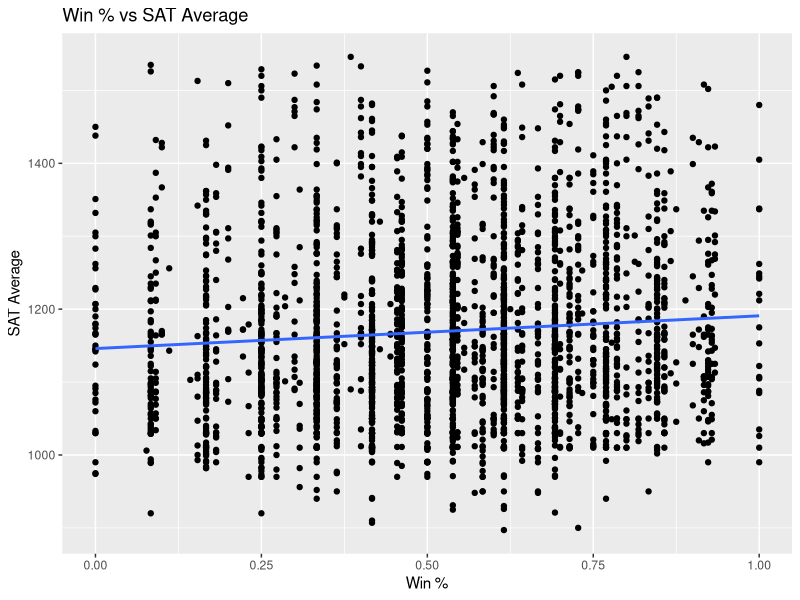
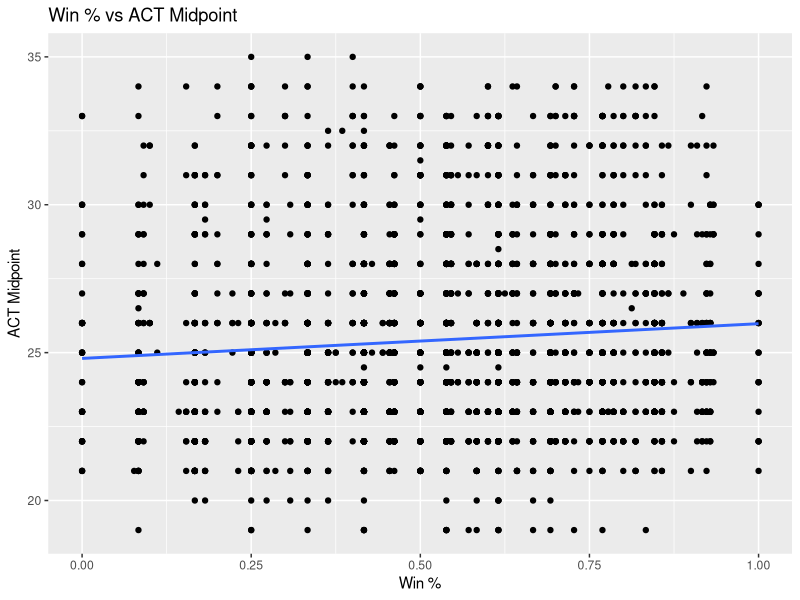
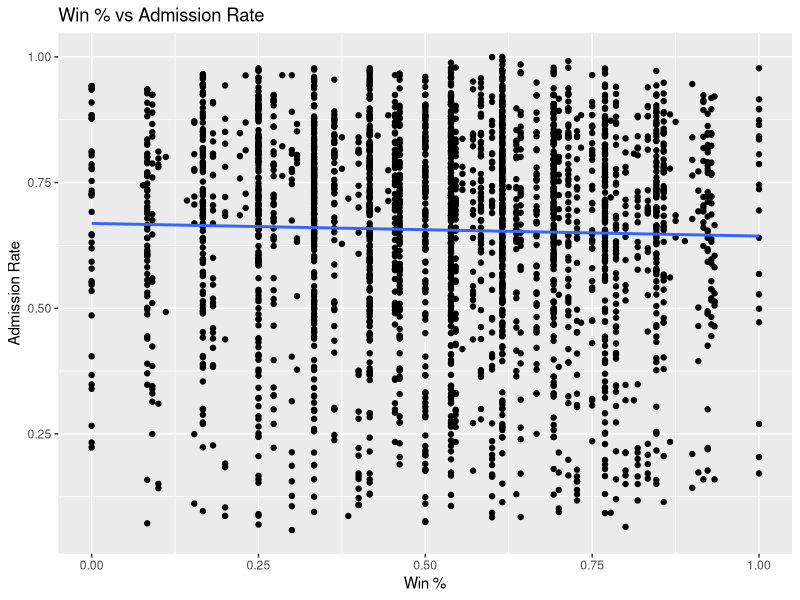
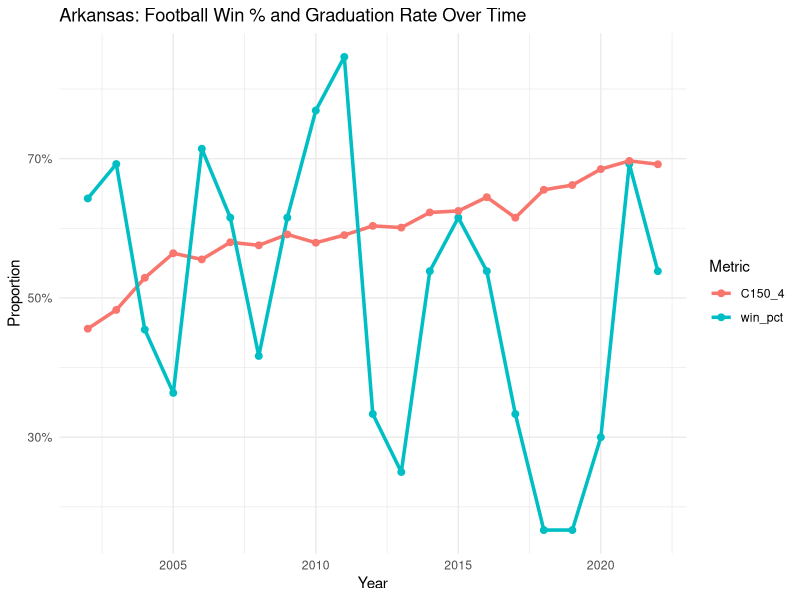
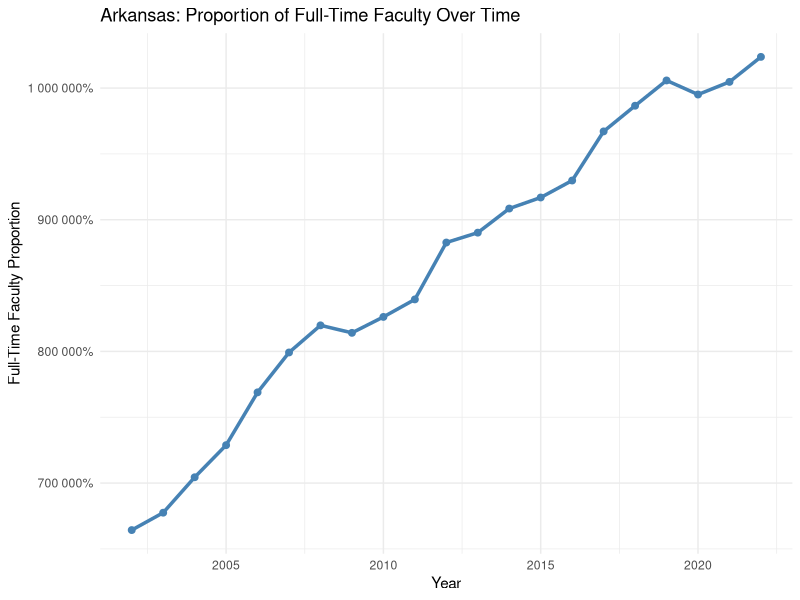
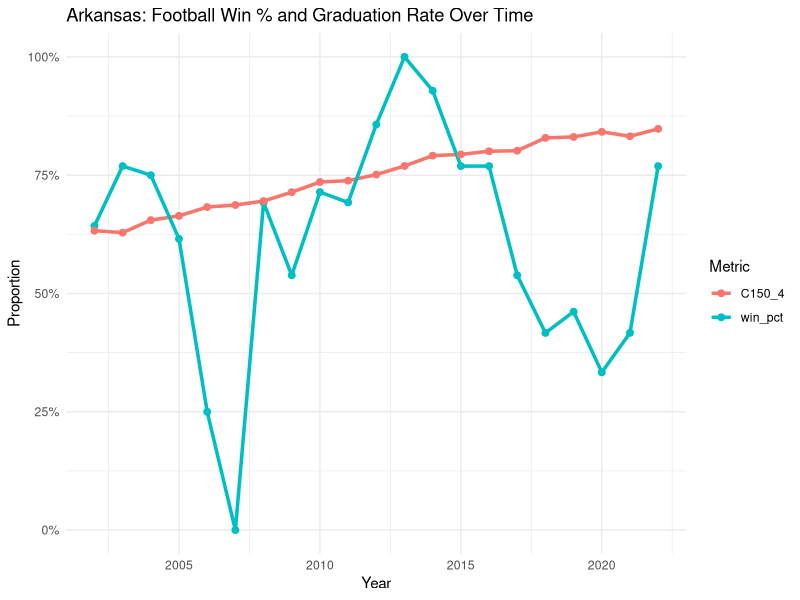
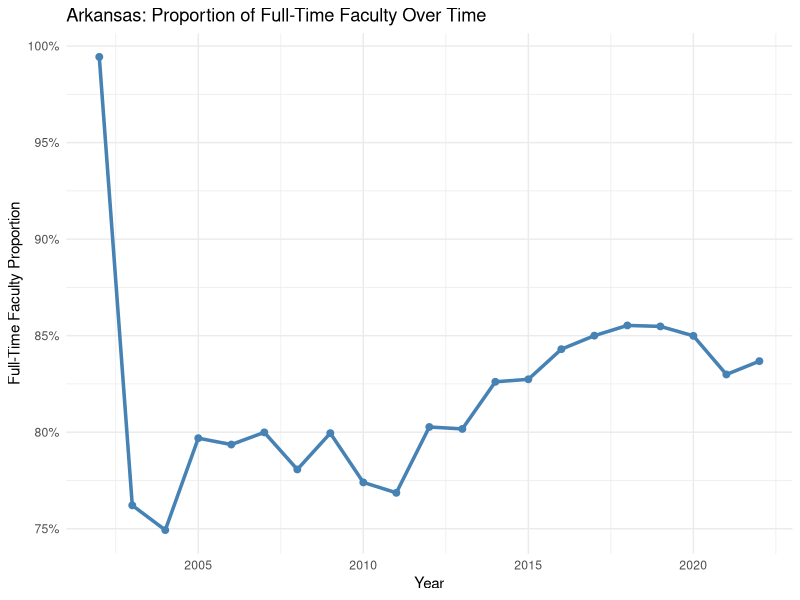
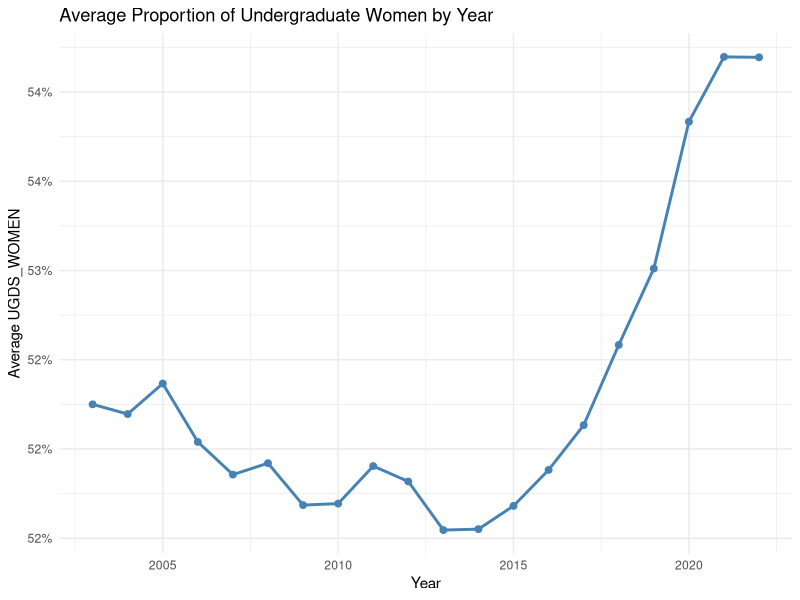

Source code (R) for these figures, in order:
## ---- chunk 1
library(tidyverse)
library(ggplot2)
library(dplyr)
library(glmnet)
## ---- chunk 2
# Alabama spent 12 million in 2023 (which if not for donations would be a defecit)

df <- read_csv("merged_data.csv")
## ---- chunk 3
# Calculate a win percentage column
df$win_pct <- df$won / (df$won + df$lost + df$tied)
## ---- chunk 4
df_subset <- df %>%
  select(win_pct, ADM_RATE, SAT_AVG, ACTCMMID)

cor_matrix <- cor(df_subset, use = "complete.obs")
print(cor_matrix)
## ---- chunk 5
ggplot(df, aes(x = win_pct, y = SAT_AVG)) +
  geom_point() +
  geom_smooth(method = "lm", se = FALSE) +
  labs(title = "Win % vs SAT Average", x = "Win %", y = "SAT Average")

ggplot(df, aes(x = win_pct, y = ACTCMMID)) +
  geom_point() +
  geom_smooth(method = "lm", se = FALSE) +
  labs(title = "Win % vs ACT Midpoint", x = "Win %", y = "ACT Midpoint")

ggplot(df, aes(x = win_pct, y = ADM_RATE)) +
  geom_point() +
  geom_smooth(method = "lm", se = FALSE) +
  labs(title = "Win % vs Admission Rate", x = "Win %", y = "Admission Rate")

## ---- chunk 6
summary(lm(SAT_AVG ~ win_pct, data = df))
summary(lm(ACTCMMID ~ win_pct, data = df))
summary(lm(ADM_RATE ~ win_pct, data = df))

## ---- chunk 7
model <- lm(SAT_AVG ~ win_pct + UGDS + TUITIONFEE_IN + AVGFACSAL + PFTFAC + 
              UGDS_BLACK + UGDS_HISP + UGDS_ASIAN + factor(year), data = df)
#ACTCMMID
#SAT_AVG
summary(model)
## ---- chunk 8
model <- lm(UGDS_MEN ~ win_pct + UGDS + TUITIONFEE_IN + AVGFACSAL + 
              PFTFAC + UGDS_BLACK + UGDS_HISP + UGDS_ASIAN + 
              factor(year), data = df)

summary(model)
## ---- chunk 9
# Retention (2 year)
model_ret <- lm(RET_FT4 ~ win_pct + UGDS + TUITIONFEE_IN + AVGFACSAL + 
                  PFTFAC + 
                  factor(year), data = df)

summary(model_ret)

## ---- chunk 10
# Graduation rate
model_grad <- lm(C150_4 ~ win_pct + UGDS + TUITIONFEE_IN + AVGFACSAL + 
                   PFTFAC + UGDS_BLACK + UGDS_HISP + UGDS_ASIAN + 
                   factor(year), data = df)

summary(model_grad)

## ---- chunk 11
# Step 0: Drop rows with missing values in any relevant variable
df_complete <- na.omit(df[, c("C150_4", "win_pct", "UGDS", "TUITIONFEE_IN", "AVGFACSAL", 
                              "PFTFAC", "UGDS_BLACK", "UGDS_HISP", "UGDS_ASIAN", "year")])

# Step 1: Create model matrix
X <- model.matrix(C150_4 ~ win_pct + UGDS + TUITIONFEE_IN + AVGFACSAL + 
                    PFTFAC + UGDS_BLACK + UGDS_HISP + UGDS_ASIAN + 
                    factor(year), data = df_complete)[, -1]

# Step 2: Define outcome variable
y <- df_complete$C150_4

# Step 3: Identify which columns are year dummies
year_cols <- grepl("factor\\(year\\)", colnames(X))

# Step 4: Set penalty factor
penalty <- ifelse(year_cols, 0, 1)

# Step 5: Run cross-validated LASSO
library(glmnet)
cv_model <- cv.glmnet(X, y, alpha = 1, penalty.factor = penalty, standardize = TRUE)

# Step 6: Fit final model
lasso_model <- glmnet(X, y, alpha = 1, lambda = cv_model$lambda.min, penalty.factor = penalty)

# Step 7: Show coefficients
coef(lasso_model)

## ---- chunk 12
model <- lm(UGDS_BLACK ~ win_pct + TUITIONFEE_IN + factor(year), data = df)
summary(model)
## ---- chunk 13
model_grad <- lm(C150_4 ~ win_pct + UGDS + TUITIONFEE_IN + AVGFACSAL + 
                   PFTFAC + factor(year), data = df)

summary(model_grad)
## ---- chunk 14
mean(df$C150_4)

## ---- chunk 15
library(ggplot2)
library(dplyr)
library(tidyr)

# Step 1: Filter for Arkansas
arkansas_df <- df %>%
  filter(team == "Arkansas") %>%
  select(year, win_pct, C150_4)

# Step 2: Reshape data to long format for ggplot
arkansas_long <- arkansas_df %>%
  pivot_longer(cols = c(win_pct, C150_4), names_to = "Metric", values_to = "Value")

# Step 3: Plot
ggplot(arkansas_long, aes(x = year, y = Value, color = Metric)) +
  geom_line(size = 1.2) +
  geom_point(size = 2) +
  scale_y_continuous(labels = scales::percent_format(accuracy = 1)) +
  labs(title = "Arkansas: Football Win % and Graduation Rate Over Time",
       x = "Year",
       y = "Proportion",
       color = "Metric") +
  theme_minimal()

## ---- chunk 16

# Step 1: Filter for Arkansas
arkansas_df <- df %>%
  filter(team == "Arkansas") %>%
  select(year, AVGFACSAL)

# Step 2: Plot
ggplot(arkansas_df, aes(x = year, y = AVGFACSAL)) +
  geom_line(color = "steelblue", size = 1.2) +
  geom_point(color = "steelblue", size = 2) +
  scale_y_continuous(labels = scales::percent_format(accuracy = 1)) +
  labs(title = "Arkansas: Proportion of Full-Time Faculty Over Time",
       x = "Year",
       y = "Full-Time Faculty Proportion") +
  theme_minimal()

## ---- chunk 17
# Step 1: Filter for Arkansas
arkansas_df <- df %>%
  filter(team == "Florida State") %>%
  select(year, win_pct, C150_4)

# Step 2: Reshape data to long format for ggplot
arkansas_long <- arkansas_df %>%
  pivot_longer(cols = c(win_pct, C150_4), names_to = "Metric", values_to = "Value")

# Step 3: Plot
ggplot(arkansas_long, aes(x = year, y = Value, color = Metric)) +
  geom_line(size = 1.2) +
  geom_point(size = 2) +
  scale_y_continuous(labels = scales::percent_format(accuracy = 1)) +
  labs(title = "Arkansas: Football Win % and Graduation Rate Over Time",
       x = "Year",
       y = "Proportion",
       color = "Metric") +
  theme_minimal()

## ---- chunk 18
# Step 1: Filter for Arkansas
arkansas_df <- df %>%
  filter(team == "Florida State") %>%
  select(year, PFTFAC)

# Step 2: Plot
ggplot(arkansas_df, aes(x = year, y = PFTFAC)) +
  geom_line(color = "steelblue", size = 1.2) +
  geom_point(color = "steelblue", size = 2) +
  scale_y_continuous(labels = scales::percent_format(accuracy = 1)) +
  labs(title = "Arkansas: Proportion of Full-Time Faculty Over Time",
       x = "Year",
       y = "Full-Time Faculty Proportion") +
  theme_minimal()
## ---- chunk 19
# Step 1: Create a shifted football performance dataframe
win_df <- df %>%
  select(year, team, win_pct) %>%
  mutate(year = year + 1)  # shift win_pct forward by 1 year

# Step 2: Remove the original win_pct and year columns from the main df
df_clean <- df %>%
  select(-win_pct)  # you can also remove `year` here if needed after the join

# Step 3: Perform the inner join to bring in the shifted win_pct
df_lagged <- df_clean %>%
  inner_join(win_df, by = c("team", "year"))

df <- df_lagged

## ---- chunk 20
df1 <- df %>%
  select(-team, -UGDS_MEN, -won, -lost, -tied, -UNITID)
df1$year <- as.factor(df1$year)

model <- lm(RET_FT4 ~ ., data = df1)

summary(model)

## ---- chunk 21
# Step 1: Summarize average UGDS_WOMEN by year
df_avg_women <- df_lagged %>%
  group_by(year) %>%
  summarize(avg_ugds_women = mean(UGDS_WOMEN, na.rm = TRUE))

# Step 2: Plot without 'scales' package
ggplot(data = df_avg_women, aes(x = year, y = avg_ugds_women)) +
  geom_point(color = "steelblue", size = 2) +
  geom_line(color = "steelblue", linewidth = 1) +
  scale_y_continuous(
    labels = function(x) paste0(round(x * 100), "%")
  ) +
  labs(
    title = "Average Proportion of Undergraduate Women by Year",
    x = "Year",
    y = "Average UGDS_WOMEN"
  ) +
  theme_minimal()


## ---- chunk 22
library(dplyr)
library(ggplot2)

# Step 1: Summarize average graduation rate (C150_4) by year
df_avg_grad <- df_lagged %>%
  group_by(year) %>%
  summarize(avg_grad_rate = mean(C150_4, na.rm = TRUE))

# Step 2: Plot
ggplot(data = df_avg_grad, aes(x = year, y = avg_grad_rate)) +
  geom_point(color = "steelblue", size = 2) +
  geom_line(color = "steelblue", linewidth = 1) +
  scale_y_continuous(
    labels = function(x) paste0(round(x * 100), "%")
  ) +
  labs(
    title = "Average 4-Year Graduation Rate by Year",
    x = "Year",
    y = "Average Graduation Rate"
  ) +
  theme_minimal()

## ---- chunk 23
library(dplyr)
library(ggplot2)

# Step 1: Summarize average retention rate (RET_FT4) by year
df_avg_retention <- df_lagged %>%
  group_by(year) %>%
  summarize(avg_retention_rate = mean(RET_FT4, na.rm = TRUE))

# Step 2: Plot
ggplot(data = df_avg_retention, aes(x = year, y = avg_retention_rate)) +
  geom_point(color = "steelblue", size = 2) +
  geom_line(color = "steelblue", linewidth = 1) +
  scale_y_continuous(
    labels = function(x) paste0(round(x * 100), "%")
  ) +
  labs(
    title = "Average First-Year Retention Rate by Year",
    x = "Year",
    y = "Average Retention Rate"
  ) +
  theme_minimal()

## ---- chunk 24
womens <- lm(data = df_lagged, SAT_AVG ~ C150_4 + UGDS_WOMEN + factor(year) + RET_FT4 + PFTFAC + C150_4 * UGDS_WOMEN * RET_FT4 * PFTFAC)
summary(womens)
## ---- chunk 25
womens2 <- lm(data = df_lagged, ACTCMMID ~ C150_4 + UGDS_WOMEN + factor(year) + RET_FT4 + C150_4 * UGDS_WOMEN * RET_FT4)
summary(womens2)
## ---- chunk 26
womens <- lm(data = df_lagged, 
             C150_4 ~ SAT_AVG + UGDS_ASIAN + UGDS_WOMEN + factor(year) + 
             RET_FT4 + PFTFAC + SAT_AVG * RET_FT4 * PFTFAC * UGDS_ASIAN * UGDS_WOMEN)
summary(womens)

## ---- chunk 27
# Step 1: Lag faculty and retention by 4 years per school
df_lagged <- df %>%
  arrange(UNITID, year) %>%
  group_by(UNITID) %>%
  mutate(
    PFTFAC_lag = lag(PFTFAC, 4),
    RET_FT4_lag = lag(RET_FT4, 4)
  ) %>%
  ungroup()

# Step 2: Create ordered investment level based on lagged values
df_lagged <- df_lagged %>%
  mutate(
    investment_score = PFTFAC_lag + RET_FT4_lag,
    investment_level = ntile(investment_score, 3),
    Investment_Level = case_when(
      investment_level == 1 ~ "Low",
      investment_level == 2 ~ "Medium",
      investment_level == 3 ~ "High"
    ),
    Investment_Level = factor(Investment_Level, levels = c("Low", "Medium", "High"))
  )

# Step 3: Compute average graduation rates by investment level
plot_data2 <- df_lagged %>%
  filter(!is.na(Investment_Level), !is.na(C150_4)) %>%
  group_by(Investment_Level) %>%
  summarize(
    avg_completion = mean(C150_4, na.rm = TRUE),
    .groups = "drop"
  )

# Step 4: Bar chart
ggplot(plot_data2, aes(x = Investment_Level, y = avg_completion, fill = Investment_Level)) +
  geom_col(width = 0.6) +
  labs(
    title = "Graduation Rate by Investment",
    subtitle = "Investment = Faculty% + Retention Rate",
    x = "Level of Investment",
    y = "4 Year Graduation Rate",
    fill = "Investment Level"
  ) +
  theme_minimal(base_size = 14) +
  theme(legend.position = "none")

## ---- chunk 28
# Basic relationship: SAT vs Grad Rate
ggplot(df, aes(x = SAT_AVG, y = C150_4)) +
  geom_smooth(method = "loess", color = "#2c3e50", size = 1, se = FALSE) +
  labs(
    title = "SAT Scores vs Expected Graduation Rate",
    x = "Average SAT Score",
    y = "Expected Graduation Rate"
  ) +
  theme_minimal(base_size = 14)

## ---- chunk 29

model_gender <- lm(
  C150_4 ~ RET_FT4 * PFTFAC * UGDS_MEN,
  data = df_lagged
)
summary(model_gender)

## ---- chunk 30
# Step 1: Create a column for estimated minority women proportion
df <- df |>
  mutate(
    minority_prop = UGDS_HISP + UGDS_ASIAN + UGDS_BLACK,
    minority_women = minority_prop * UGDS_WOMEN
  )

## ---- chunk 31
mod <- lm(data = df, C150_4 ~ factor(year) + RET_FT4 * minority_women)
summary(mod)
## ---- chunk 32
library(ggplot2)

ggplot(df, aes(x = RET_FT4, y = C150_4, color = minority_women)) +
  geom_point(alpha = 0.3) +
  geom_smooth(method = "lm", se = FALSE, size = 1) +
  scale_color_gradient(low = "yellow", high = "darkgreen", name = "Minority Proportion") +
  labs(
    title = "Retention Programs by Female Minority",
    x = "Retention Rate (RET_FT4)",
    y = "Graduation Rate (C150_4)"
  ) +
  theme_minimal(base_size = 14)

